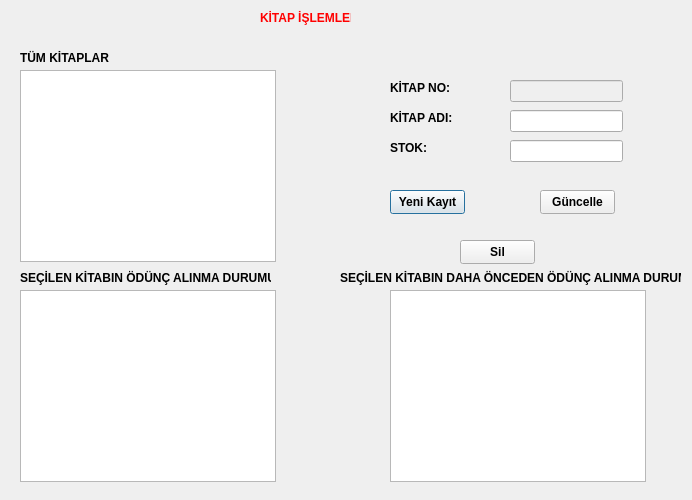
<?xml version="1.0" encoding="UTF-8"?>
<ui version="4.0">
 <class>kitap</class>
 <widget class="QDialog" name="kitap">
  <property name="geometry">
   <rect>
    <x>0</x>
    <y>0</y>
    <width>692</width>
    <height>500</height>
   </rect>
  </property>
  <property name="windowTitle">
   <string>Dialog</string>
  </property>
  <widget class="QTableView" name="tv_tum_kitap">
   <property name="geometry">
    <rect>
     <x>20</x>
     <y>70</y>
     <width>256</width>
     <height>192</height>
    </rect>
   </property>
  </widget>
  <widget class="QLabel" name="label">
   <property name="geometry">
    <rect>
     <x>20</x>
     <y>50</y>
     <width>91</width>
     <height>16</height>
    </rect>
   </property>
   <property name="font">
    <font>
     <bold>true</bold>
    </font>
   </property>
   <property name="text">
    <string>TÜM KİTAPLAR</string>
   </property>
  </widget>
  <widget class="QLabel" name="label_2">
   <property name="geometry">
    <rect>
     <x>260</x>
     <y>10</y>
     <width>91</width>
     <height>16</height>
    </rect>
   </property>
   <property name="palette">
    <palette>
     <active>
      <colorrole role="WindowText">
       <brush brushstyle="SolidPattern">
        <color alpha="255">
         <red>255</red>
         <green>0</green>
         <blue>0</blue>
        </color>
       </brush>
      </colorrole>
     </active>
     <inactive>
      <colorrole role="WindowText">
       <brush brushstyle="SolidPattern">
        <color alpha="255">
         <red>255</red>
         <green>0</green>
         <blue>0</blue>
        </color>
       </brush>
      </colorrole>
     </inactive>
     <disabled/>
    </palette>
   </property>
   <property name="font">
    <font>
     <bold>true</bold>
    </font>
   </property>
   <property name="text">
    <string>KİTAP İŞLEMLERİ</string>
   </property>
  </widget>
  <widget class="QLabel" name="label_3">
   <property name="geometry">
    <rect>
     <x>390</x>
     <y>80</y>
     <width>91</width>
     <height>16</height>
    </rect>
   </property>
   <property name="font">
    <font>
     <bold>true</bold>
    </font>
   </property>
   <property name="text">
    <string>KİTAP NO:</string>
   </property>
  </widget>
  <widget class="QLabel" name="label_4">
   <property name="geometry">
    <rect>
     <x>390</x>
     <y>110</y>
     <width>91</width>
     <height>16</height>
    </rect>
   </property>
   <property name="font">
    <font>
     <bold>true</bold>
    </font>
   </property>
   <property name="text">
    <string>KİTAP ADI:</string>
   </property>
  </widget>
  <widget class="QLabel" name="label_5">
   <property name="geometry">
    <rect>
     <x>390</x>
     <y>140</y>
     <width>91</width>
     <height>16</height>
    </rect>
   </property>
   <property name="font">
    <font>
     <bold>true</bold>
    </font>
   </property>
   <property name="text">
    <string>STOK:</string>
   </property>
  </widget>
  <widget class="QLineEdit" name="ln_kitapno">
   <property name="enabled">
    <bool>false</bool>
   </property>
   <property name="geometry">
    <rect>
     <x>510</x>
     <y>80</y>
     <width>113</width>
     <height>22</height>
    </rect>
   </property>
  </widget>
  <widget class="QLineEdit" name="ln_kitap_ad">
   <property name="geometry">
    <rect>
     <x>510</x>
     <y>110</y>
     <width>113</width>
     <height>22</height>
    </rect>
   </property>
  </widget>
  <widget class="QLineEdit" name="ln_kitap_stok">
   <property name="geometry">
    <rect>
     <x>510</x>
     <y>140</y>
     <width>113</width>
     <height>22</height>
    </rect>
   </property>
  </widget>
  <widget class="QPushButton" name="btn_kayit">
   <property name="geometry">
    <rect>
     <x>390</x>
     <y>190</y>
     <width>75</width>
     <height>24</height>
    </rect>
   </property>
   <property name="font">
    <font>
     <bold>true</bold>
    </font>
   </property>
   <property name="text">
    <string>Yeni Kayıt</string>
   </property>
  </widget>
  <widget class="QPushButton" name="btb_guncelle">
   <property name="geometry">
    <rect>
     <x>540</x>
     <y>190</y>
     <width>75</width>
     <height>24</height>
    </rect>
   </property>
   <property name="font">
    <font>
     <bold>true</bold>
    </font>
   </property>
   <property name="text">
    <string>Güncelle</string>
   </property>
  </widget>
  <widget class="QPushButton" name="btn_sil">
   <property name="geometry">
    <rect>
     <x>460</x>
     <y>240</y>
     <width>75</width>
     <height>24</height>
    </rect>
   </property>
   <property name="font">
    <font>
     <bold>true</bold>
    </font>
   </property>
   <property name="text">
    <string>Sil</string>
   </property>
  </widget>
  <widget class="QTableView" name="tv_od_al_dur">
   <property name="geometry">
    <rect>
     <x>20</x>
     <y>290</y>
     <width>256</width>
     <height>192</height>
    </rect>
   </property>
  </widget>
  <widget class="QTableView" name="tv_on_od_al_dur">
   <property name="geometry">
    <rect>
     <x>390</x>
     <y>290</y>
     <width>256</width>
     <height>192</height>
    </rect>
   </property>
  </widget>
  <widget class="QLabel" name="label_6">
   <property name="geometry">
    <rect>
     <x>20</x>
     <y>270</y>
     <width>251</width>
     <height>16</height>
    </rect>
   </property>
   <property name="font">
    <font>
     <bold>true</bold>
    </font>
   </property>
   <property name="text">
    <string>SEÇİLEN KİTABIN ÖDÜNÇ ALINMA DURUMU </string>
   </property>
  </widget>
  <widget class="QLabel" name="label_7">
   <property name="geometry">
    <rect>
     <x>340</x>
     <y>270</y>
     <width>341</width>
     <height>16</height>
    </rect>
   </property>
   <property name="font">
    <font>
     <bold>true</bold>
    </font>
   </property>
   <property name="text">
    <string>SEÇİLEN KİTABIN DAHA ÖNCEDEN ÖDÜNÇ ALINMA DURUMU</string>
   </property>
  </widget>
 </widget>
 <resources/>
 <connections/>
</ui>
